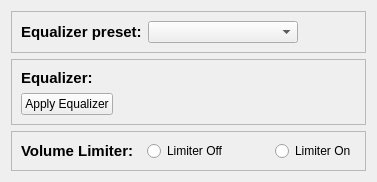
      <widget class="QWidget" name="equalizerTab">
       <property name="sizePolicy">
        <sizepolicy hsizetype="Preferred" vsizetype="Minimum">
         <horstretch>0</horstretch>
         <verstretch>0</verstretch>
        </sizepolicy>
       </property>
       <attribute name="title">
        <string>Equalizer</string>
       </attribute>
       <layout class="QVBoxLayout" name="verticalLayout_8">
        <item>
         <widget class="QFrame" name="equalizerpresetFrame">
          <property name="sizePolicy">
           <sizepolicy hsizetype="Minimum" vsizetype="Minimum">
            <horstretch>0</horstretch>
            <verstretch>0</verstretch>
           </sizepolicy>
          </property>
          <property name="frameShape">
           <enum>QFrame::StyledPanel</enum>
          </property>
          <property name="frameShadow">
           <enum>QFrame::Raised</enum>
          </property>
          <layout class="QHBoxLayout" name="horizontalLayout_13">
           <item>
            <widget class="QLabel" name="equalizerPresetLabel">
             <property name="minimumSize">
              <size>
               <width>120</width>
               <height>0</height>
              </size>
             </property>
             <property name="font">
              <font>
               <pointsize>11</pointsize>
               <bold>true</bold>
              </font>
             </property>
             <property name="text">
              <string>Equalizer preset:</string>
             </property>
            </widget>
           </item>
           <item>
            <widget class="QComboBox" name="equalizerPresetcomboBox">
             <property name="minimumSize">
              <size>
               <width>150</width>
               <height>0</height>
              </size>
             </property>
             <property name="currentIndex">
              <number>-1</number>
             </property>
            </widget>
           </item>
           <item>
            <spacer name="horizontalSpacer_8">
             <property name="orientation">
              <enum>Qt::Horizontal</enum>
             </property>
             <property name="sizeHint" stdset="0">
              <size>
               <width>40</width>
               <height>20</height>
              </size>
             </property>
            </spacer>
           </item>
          </layout>
         </widget>
        </item>
        <item>
         <widget class="QFrame" name="equalizerFrame">
          <property name="sizePolicy">
           <sizepolicy hsizetype="Preferred" vsizetype="Expanding">
            <horstretch>0</horstretch>
            <verstretch>0</verstretch>
           </sizepolicy>
          </property>
          <property name="frameShape">
           <enum>QFrame::StyledPanel</enum>
          </property>
          <property name="frameShadow">
           <enum>QFrame::Raised</enum>
          </property>
          <layout class="QFormLayout" name="formLayout">
           <item row="0" column="0">
            <widget class="QLabel" name="equalizerLabel">
             <property name="minimumSize">
              <size>
               <width>120</width>
               <height>0</height>
              </size>
             </property>
             <property name="font">
              <font>
               <pointsize>11</pointsize>
               <bold>true</bold>
              </font>
             </property>
             <property name="text">
              <string>Equalizer:</string>
             </property>
            </widget>
           </item>
           <item row="0" column="1">
            <layout class="QHBoxLayout" name="equalizerLayout"/>
           </item>
           <item row="1" column="0">
            <widget class="QPushButton" name="applyEqualizer">
             <property name="maximumSize">
              <size>
               <width>120</width>
               <height>30</height>
              </size>
             </property>
             <property name="text">
              <string>Apply Equalizer</string>
             </property>
            </widget>
           </item>
          </layout>
         </widget>
        </item>
        <item>
         <widget class="QFrame" name="volumelimiterFrame">
          <property name="sizePolicy">
           <sizepolicy hsizetype="Minimum" vsizetype="Minimum">
            <horstretch>0</horstretch>
            <verstretch>0</verstretch>
           </sizepolicy>
          </property>
          <property name="frameShape">
           <enum>QFrame::StyledPanel</enum>
          </property>
          <property name="frameShadow">
           <enum>QFrame::Raised</enum>
          </property>
          <layout class="QHBoxLayout" name="horizontalLayout_22">
           <item>
            <widget class="QLabel" name="volumelimiterLabel">
             <property name="sizePolicy">
              <sizepolicy hsizetype="Preferred" vsizetype="Minimum">
               <horstretch>0</horstretch>
               <verstretch>0</verstretch>
              </sizepolicy>
             </property>
             <property name="minimumSize">
              <size>
               <width>120</width>
               <height>0</height>
              </size>
             </property>
             <property name="font">
              <font>
               <pointsize>11</pointsize>
               <bold>true</bold>
              </font>
             </property>
             <property name="text">
              <string>Volume Limiter:</string>
             </property>
            </widget>
           </item>
           <item>
            <layout class="QHBoxLayout" name="horizontalLayout_23">
             <item>
              <widget class="QRadioButton" name="volumelimiterOffButton">
               <property name="text">
                <string>Limiter Off</string>
               </property>
              </widget>
             </item>
             <item>
              <spacer name="horizontalSpacer_14">
               <property name="orientation">
                <enum>Qt::Horizontal</enum>
               </property>
               <property name="sizeHint" stdset="0">
                <size>
                 <width>40</width>
                 <height>20</height>
                </size>
               </property>
              </spacer>
             </item>
             <item>
              <widget class="QRadioButton" name="volumelimiterOnButton">
               <property name="text">
                <string>Limiter On</string>
               </property>
              </widget>
             </item>
            </layout>
           </item>
          </layout>
         </widget>
        </item>
       </layout>
      </widget>
